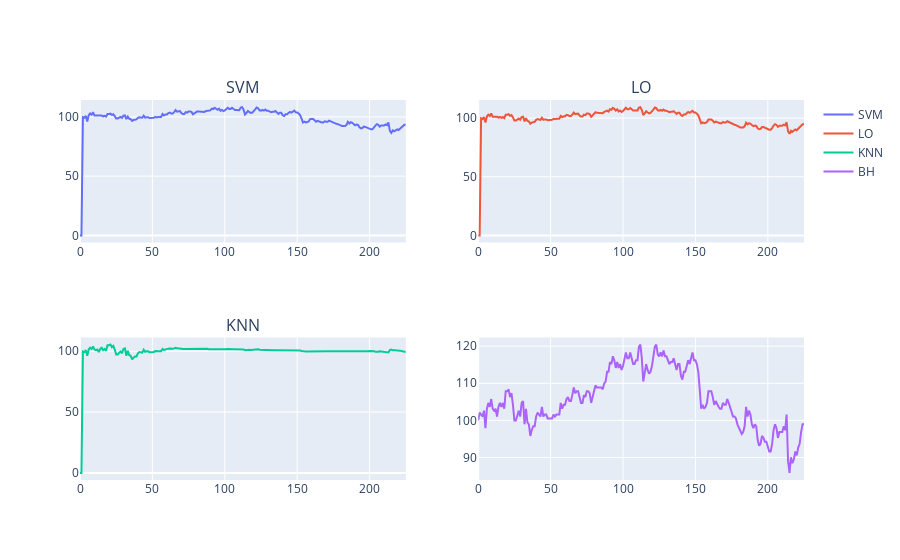

Notebook code for this chart:
### Code cell
import plotly.graph_objects as go
from plotly.subplots import make_subplots

fig = make_subplots(rows=2, cols=2, subplot_titles=[ 'SVM', 'LO', 'KNN'])

SVM = go.Scatter(y=svm_lst, mode='lines', name='SVM')
LO = go.Scatter(y=lo_lst, mode='lines', name='LO')
KNN = go.Scatter(y=knn_lst , mode='lines' , name='KNN')
BH = go.Scatter(y=bh_lst , mode='lines' , name='BH')

fig.add_trace(SVM, row=1, col=1)
fig.add_trace(LO, row=1 , col=2)
fig.add_trace(KNN, row=2 , col=1)
fig.add_trace(BH, row=2 , col=2)
#fig.update_yaxes(range=[75,150])

#fig.update_layout(title_text='Graph', showlegend=False)

#fig.show()

### Figure 1 — Plotly figure (JSON) as saved in the notebook; plotly's stock layout.template omitted (floating-point values rounded to 4 significant figures; data arrays with more than 128 entries replaced by an {"elided": "..."} marker saying what was removed)
{"data": [{"mode": "lines", "name": "SVM", "type": "scatter", "xaxis": "x", "y": {"elided": "226 float values"}, "yaxis": "y"}, {"mode": "lines", "name": "LO", "type": "scatter", "xaxis": "x2", "y": {"elided": "226 float values"}, "yaxis": "y2"}, {"mode": "lines", "name": "KNN", "type": "scatter", "xaxis": "x3", "y": {"elided": "226 float values"}, "yaxis": "y3"}, {"mode": "lines", "name": "BH", "type": "scatter", "xaxis": "x4", "y": {"elided": "226 float values"}, "yaxis": "y4"}], "layout": {"annotations": [{"font": {"size": 16}, "showarrow": false, "text": "SVM", "x": 0.225, "xanchor": "center", "xref": "paper", "y": 1, "yanchor": "bottom", "yref": "paper"}, {"font": {"size": 16}, "showarrow": false, "text": "LO", "x": 0.775, "xanchor": "center", "xref": "paper", "y": 1, "yanchor": "bottom", "yref": "paper"}, {"font": {"size": 16}, "showarrow": false, "text": "KNN", "x": 0.225, "xanchor": "center", "xref": "paper", "y": 0.375, "yanchor": "bottom", "yref": "paper"}], "xaxis": {"anchor": "y", "domain": [0, 0.45]}, "xaxis2": {"anchor": "y2", "domain": [0.55, 1]}, "xaxis3": {"anchor": "y3", "domain": [0, 0.45]}, "xaxis4": {"anchor": "y4", "domain": [0.55, 1]}, "yaxis": {"anchor": "x", "domain": [0.625, 1]}, "yaxis2": {"anchor": "x2", "domain": [0.625, 1]}, "yaxis3": {"anchor": "x3", "domain": [0, 0.375]}, "yaxis4": {"anchor": "x4", "domain": [0, 0.375]}}}
